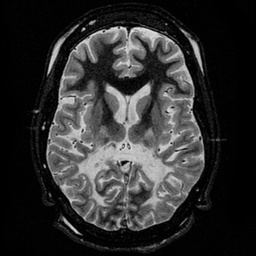
#> input picture brain.jpg, 256 x 256 px, shrunk from 414 x 414 before the run
$ python main.py
#> lines starting #> are read from the running program, lines starting #| are printed output that depends on the picture
### myMRI.py
import numpy as np
import matplotlib.pyplot as plt

class methods:

    @staticmethod
    def get_image(file_path):
        """
        creates numpy array with odd sizes from image
        """
#> called with file_path = 'brain.jpg'
        image = plt.imread(file_path)
#> image is the input picture: shape (256, 256, 3); min 0, max 236, mean 46.6
        image = image[:, :, :3].mean(axis=2)
#> image: shape (256, 256) float64
        array_size = min(image.shape) - 1 + min(image.shape) % 2
#> array_size = 255
        image = image[:array_size, :array_size]
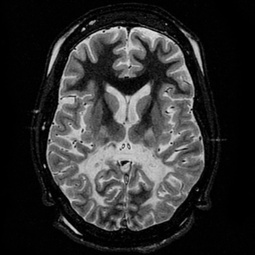
#> image: shape (255, 255) float64; min 0, max 236, mean 46.9

        return image

    @staticmethod
    def create_grating(size, kx, ky):
        """
        Creates a sinusoidal grating for the given spatial frequencies (kx, ky).
        """
        x = np.arange(size)
        y = np.arange(size)
        X, Y = np.meshgrid(x, y)

        grating = np.exp(-2j * np.pi * (kx * X / size + ky * Y / size))

        return grating

    @staticmethod
    def reconstruct_image(k_space):
        """
        Applies Inverse Fourier Transform to reconstruct the image.
        """
        image_reconstructed = np.fft.ifft2(np.fft.ifftshift(k_space))
        return np.abs(image_reconstructed)

class mriScan:

    @staticmethod
    def compute_k_space_using_gratings(image, max_frequency):
        """
        Compute k-space by dot product of the image with sinusoidal gratings for each kx, ky.
        - doesn't display steps. Faster method.
        """
        size = image.shape[0]
        k_space = np.zeros((size, size), dtype=complex)
        k_space_points = []

        for kx in range(-max_frequency, max_frequency + 1):
            for ky in range(-max_frequency, max_frequency + 1):
                distance = np.sqrt(kx ** 2 + ky ** 2)
                k_space_points.append((kx, ky, distance))

        k_space_points.sort(key=lambda point: point[2])

        for kx, ky, _ in k_space_points:
            grating = methods.create_grating(size, kx, ky)
            k_space[kx, ky] = np.sum(image * grating)

        return k_space

    @staticmethod
    def compute_k_space_showing_steps(image, max_frequency):
        """
        Compute k-space by dot product of the image with sinusoidal gratings for each kx, ky.
        - display each step, much slower but good for understanding.
        """
#> called with max_frequency = 1
        size = image.shape[0]
#> size = 255
        k_space = np.zeros((size, size), dtype=complex)
        k_space_points = []

        for kx in range(-max_frequency, max_frequency + 1):
            for ky in range(-max_frequency, max_frequency + 1):
                distance = np.sqrt(kx ** 2 + ky ** 2)
                k_space_points.append((kx, ky, distance))

        k_space_points.sort(key=lambda point: point[2])

        for kx, ky, _ in k_space_points:
            grating = methods.create_grating(size, kx, ky)
            grating_real = np.real(grating)

            k_space[kx, ky] = np.sum(image * grating)

            final = methods.reconstruct_image(k_space.copy())

            fig, (ax1, ax2) = plt.subplots(1, 2, figsize=(12, 7))  # Create two subplots side by side

            ax1.imshow(grating_real.T, cmap="gray", extent=[0, size, 0, size])
            ax1.set_title(f"Grating with kx={kx}, ky={ky}")
            ax1.axis('off')
            ax1.grid(False)

            ax2.imshow(final, cmap="gray", extent=[0, size, 0, size])
            ax2.set_title(f"image up to current term")
            ax2.axis('off')
            ax2.grid(False)

            plt.tight_layout()
            plt.show()
#> this loop made 9 passes
#> pass 1, in compute_k_space_showing_steps, `plt.show()`:
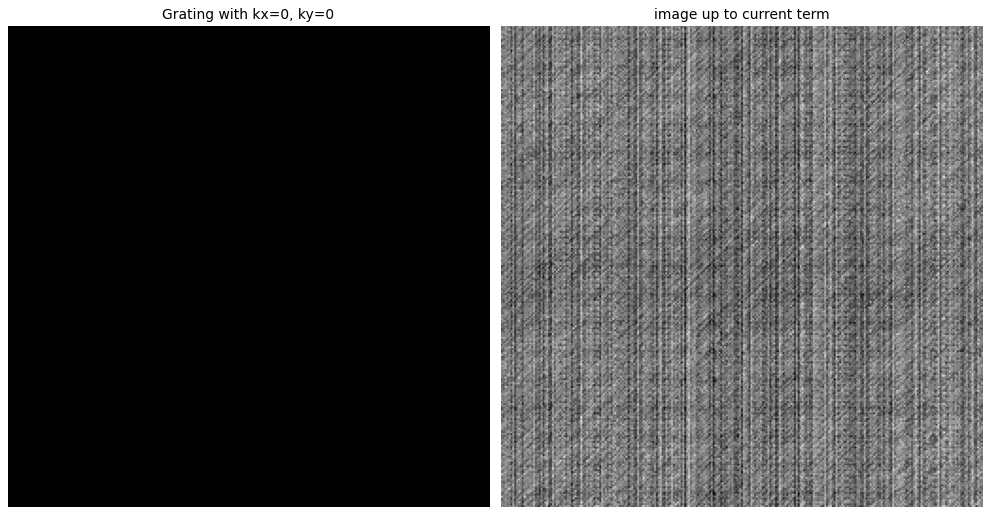
#> figure drawn by matplotlib, 2 panels
#> pass 2, in compute_k_space_showing_steps, `plt.show()`:
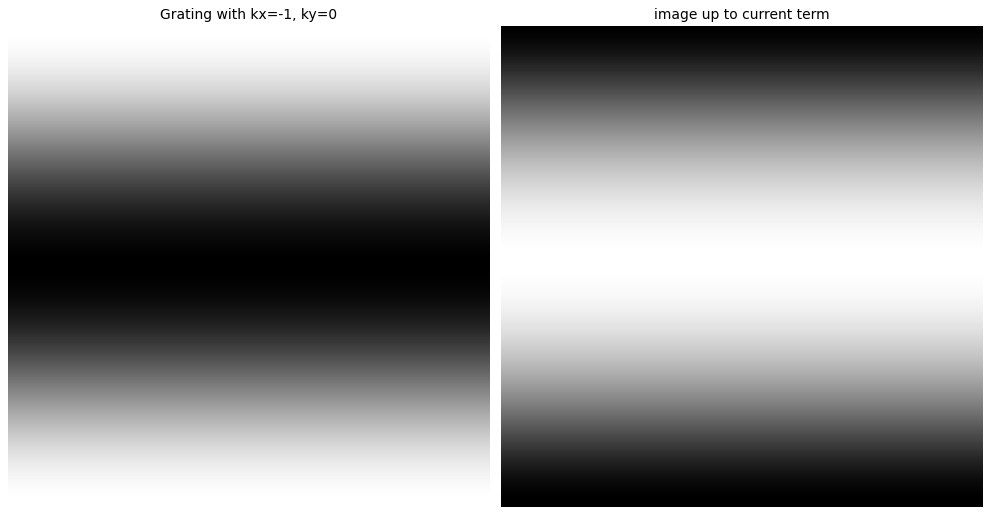
#> figure drawn by matplotlib, 2 panels

        return k_space

class visualise:

    @staticmethod
    def visualize_results(image, k_space, reconstructed_image):
        """
        Visualizes the phantom (spatial domain), k-space, and reconstructed image.
        """
        plt.figure(figsize=(12, 5))

        plt.subplot(1, 3, 1)
        plt.title("Original Image")
        plt.imshow(image, cmap="gray")
        plt.axis('off')

        plt.subplot(1, 3, 2)
        plt.title("K-space")
        plt.imshow(np.log(np.abs(k_space) + 1), cmap="gray")
        plt.axis('off')

        plt.subplot(1, 3, 3)
        plt.title("Reconstructed Image")
        plt.imshow(reconstructed_image, cmap="gray")
        plt.axis('off')

        plt.tight_layout()
        plt.show()

### main.py
from myMRI import mriScan
from myMRI import visualise
from myMRI import methods as mriMethods

def main():

    # any image can be used I choose a brain drawing for relevance
    image = mriMethods.get_image('brain.jpg')

    # shows initial few steps
    k_space = mriScan.compute_k_space_showing_steps(image, 1)

    # calculates k-space to larger degree without showing steps
    k_space = mriScan.compute_k_space_using_gratings(image, 30)

    reconstructed_image = mriMethods.reconstruct_image(k_space).T
#> in reconstruct_image (call 10), `return np.abs(image_reconstructed)`:
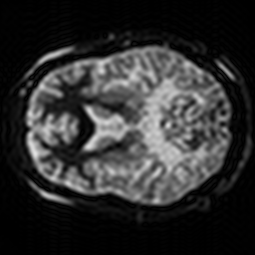
#> returned value: shape (255, 255) float64; min 0.000104, max 226.3, mean 47.5
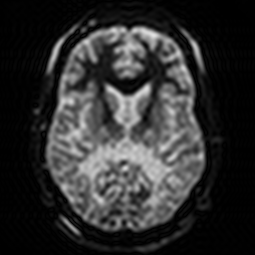
#> reconstructed_image: shape (255, 255) float64; min 0.000104, max 226.3, mean 47.5

    visualise.visualize_results(image, k_space, reconstructed_image)
#> in visualize_results, `plt.show()`:
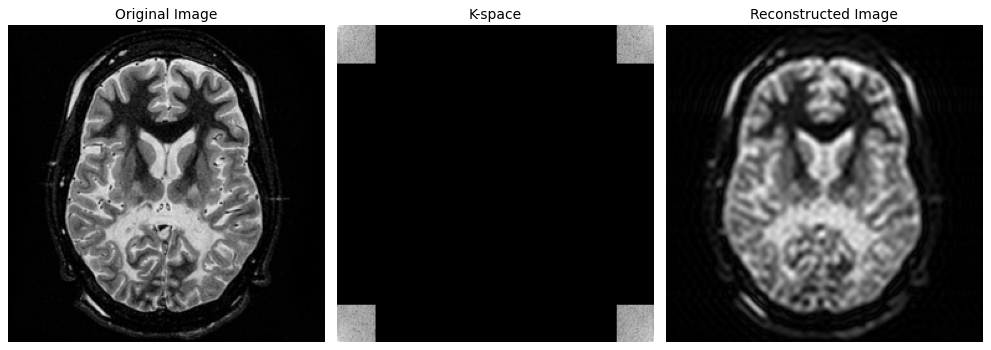
#> figure drawn by matplotlib, 3 panels

if __name__ == "__main__":
    main()
